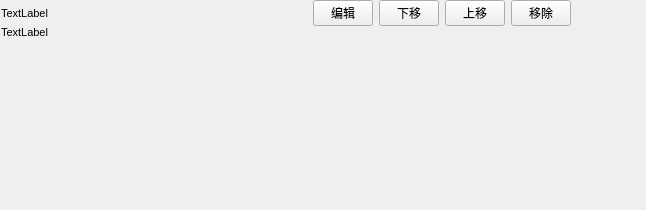
<?xml version="1.0" encoding="UTF-8"?>
<ui version="4.0">
 <class>ExecuteItemWidget</class>
 <widget class="QWidget" name="ExecuteItemWidget">
  <property name="geometry">
   <rect>
    <x>0</x>
    <y>0</y>
    <width>646</width>
    <height>210</height>
   </rect>
  </property>
  <property name="windowTitle">
   <string>Form</string>
  </property>
  <widget class="QWidget" name="gridLayoutWidget">
   <property name="geometry">
    <rect>
     <x>0</x>
     <y>0</y>
     <width>572</width>
     <height>101</height>
    </rect>
   </property>
   <layout class="QGridLayout" name="gridLayout" rowstretch="1,2">
    <property name="sizeConstraint">
     <enum>QLayout::SetNoConstraint</enum>
    </property>
    <property name="spacing">
     <number>0</number>
    </property>
    <item row="0" column="0">
     <layout class="QHBoxLayout" name="horizontalLayout_4">
      <property name="spacing">
       <number>6</number>
      </property>
      <item>
       <widget class="QLabel" name="nameLabel">
        <property name="minimumSize">
         <size>
          <width>0</width>
          <height>0</height>
         </size>
        </property>
        <property name="maximumSize">
         <size>
          <width>16777215</width>
          <height>16777215</height>
         </size>
        </property>
        <property name="font">
         <font>
          <pointsize>8</pointsize>
         </font>
        </property>
        <property name="text">
         <string>TextLabel</string>
        </property>
        <property name="wordWrap">
         <bool>false</bool>
        </property>
       </widget>
      </item>
      <item>
       <layout class="QHBoxLayout" name="horizontalLayout_5">
        <item>
         <widget class="QPushButton" name="editBtn">
          <property name="maximumSize">
           <size>
            <width>60</width>
            <height>16777215</height>
           </size>
          </property>
          <property name="font">
           <font>
            <pointsize>9</pointsize>
           </font>
          </property>
          <property name="text">
           <string>编辑</string>
          </property>
         </widget>
        </item>
        <item>
         <widget class="QPushButton" name="moveDownBtn">
          <property name="maximumSize">
           <size>
            <width>60</width>
            <height>16777215</height>
           </size>
          </property>
          <property name="font">
           <font>
            <pointsize>9</pointsize>
           </font>
          </property>
          <property name="text">
           <string>下移</string>
          </property>
         </widget>
        </item>
        <item>
         <widget class="QPushButton" name="moveUpBtn">
          <property name="maximumSize">
           <size>
            <width>60</width>
            <height>16777215</height>
           </size>
          </property>
          <property name="font">
           <font>
            <pointsize>9</pointsize>
           </font>
          </property>
          <property name="text">
           <string>上移</string>
          </property>
         </widget>
        </item>
        <item>
         <widget class="QPushButton" name="removeBtn">
          <property name="maximumSize">
           <size>
            <width>60</width>
            <height>16777215</height>
           </size>
          </property>
          <property name="font">
           <font>
            <pointsize>9</pointsize>
           </font>
          </property>
          <property name="text">
           <string>移除</string>
          </property>
         </widget>
        </item>
       </layout>
      </item>
     </layout>
    </item>
    <item row="1" column="0">
     <widget class="QLabel" name="detailLabel">
      <property name="sizePolicy">
       <sizepolicy hsizetype="Expanding" vsizetype="Expanding">
        <horstretch>0</horstretch>
        <verstretch>0</verstretch>
       </sizepolicy>
      </property>
      <property name="minimumSize">
       <size>
        <width>0</width>
        <height>0</height>
       </size>
      </property>
      <property name="maximumSize">
       <size>
        <width>570</width>
        <height>16777215</height>
       </size>
      </property>
      <property name="font">
       <font>
        <pointsize>8</pointsize>
       </font>
      </property>
      <property name="text">
       <string>TextLabel</string>
      </property>
      <property name="alignment">
       <set>Qt::AlignLeading|Qt::AlignLeft|Qt::AlignTop</set>
      </property>
      <property name="wordWrap">
       <bool>true</bool>
      </property>
      <property name="indent">
       <number>0</number>
      </property>
     </widget>
    </item>
   </layout>
  </widget>
 </widget>
 <resources/>
 <connections/>
</ui>
